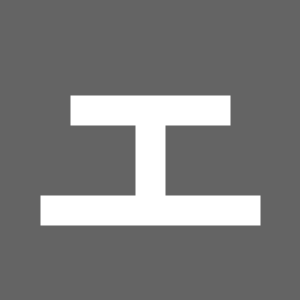
Frame 1 (no input)
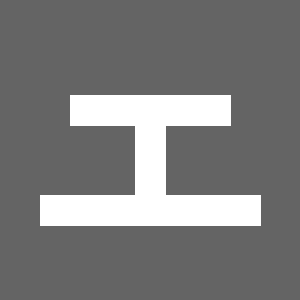
Frame 60 (the mouse pressed at the canvas centre just before this capture)
Frame 120 (the mouse held since frame 60 and released just before this capture): identical to frame 60, image omitted

The Processing sketch that drew these frames (run headless with seeded random() and noise(); from frame 60 on, the mouse is pressed at the canvas centre):

// Processing sketch: sketch_140429c
// ── sketch_140429c.pde
void setup(){
  background(100);
  size(300,300);
  strokeWeight(30);
  stroke(255);
  strokeCap(SQUARE);
}

void draw(){
  line(70,110,230,110);
  line(150,110,150,210);
  line(40,210,260,210);
}
